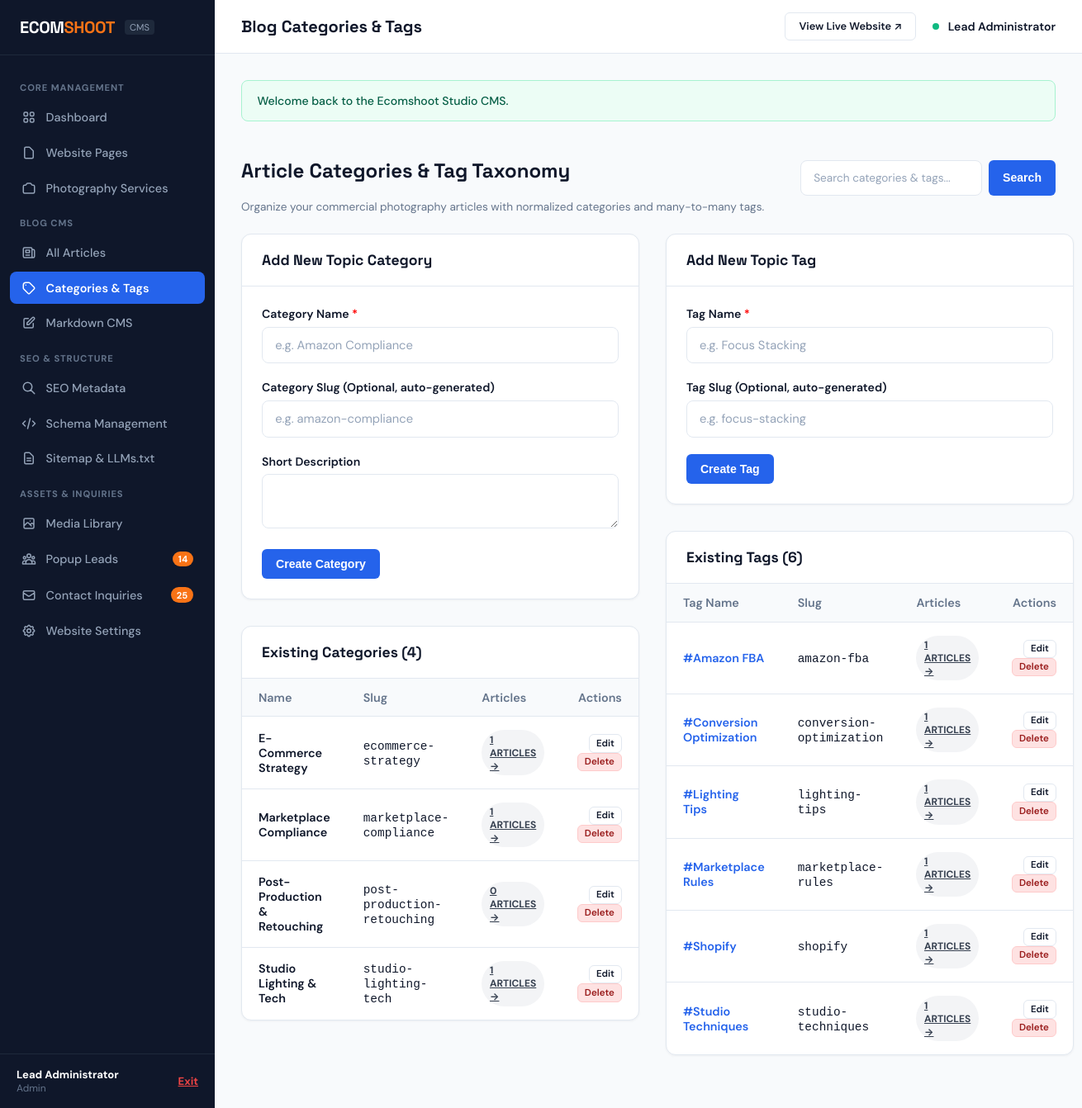
The app's page /admin/categories.php (signed in) with its own data.
### tables this page shows
CREATE TABLE `blog_categories` (
  `id` INT AUTO_INCREMENT PRIMARY KEY,
  `name` VARCHAR(100) NOT NULL,
  `slug` VARCHAR(100) NOT NULL UNIQUE,
  `description` TEXT NULL,
  `created_at` TIMESTAMP DEFAULT CURRENT_TIMESTAMP
);

CREATE TABLE `blog_tags` (
  `id` INT AUTO_INCREMENT PRIMARY KEY,
  `name` VARCHAR(50) NOT NULL UNIQUE,
  `slug` VARCHAR(50) NOT NULL UNIQUE
);

### config/config.php (called while the page is built, shortened)
<?php
require_once SERVICES_PATH . '/CSRF.php';
function e(?string $string): string {
    return htmlspecialchars($string ?? '', ENT_QUOTES, 'UTF-8');
}
function url(string $path = ''): string {
    $cleanPath = ltrim($path, '/');
    $cleanPath = preg_replace('/\.php$/i', '', $cleanPath);
    return BASE_URL . ($cleanPath ? '/' . $cleanPath : '');
}

### services/CSRF.php (called while the page is built, shortened)
<?php
class CSRF {
    private static string $sessionTokenKey = 'ecomshoot_csrf_token';
    public static function getToken(): string {
        return $_SESSION[self::$sessionTokenKey];
    }
    public static function token(): string {
        return self::getToken();
    }
}

### admin/categories.php (the view, shortened to what this page needs)
<?php
require_once __DIR__ . '/../config/config.php';
$db = Database::getInstance()->getConnection();
$searchQ = trim($_GET['q'] ?? '');
$catSql = "SELECT c.*, count(b.id) as blog_count
           FROM blog_categories c
           LEFT JOIN blogs b ON b.category_id = c.id";
$catSql .= " GROUP BY c.id ORDER BY c.name ASC";
$catStmt = $db->prepare($catSql);
if ($searchQ !== '') {
    $catStmt->execute(['q1' => "%$searchQ%", 'q2' => "%$searchQ%"]);
} else {
    $catStmt->execute();
}
$categories = $catStmt->fetchAll(PDO::FETCH_ASSOC);
$tagSql = "SELECT t.*, count(rel.blog_id) as blog_count
           FROM blog_tags t
           LEFT JOIN blog_tag_relations rel ON rel.tag_id = t.id";
$tagSql .= " GROUP BY t.id ORDER BY t.name ASC";
$tagStmt = $db->prepare($tagSql);
if ($searchQ !== '') {
    $tagStmt->execute(['q1' => "%$searchQ%", 'q2' => "%$searchQ%"]);
} else {
    $tagStmt->execute();
}
$tags = $tagStmt->fetchAll(PDO::FETCH_ASSOC);
$editCat = null;
$editTag = null;
require_once __DIR__ . '/includes/header.php';
?>
<div style="display: flex; justify-content: space-between; align-items: center; margin-bottom: 1.5rem; flex-wrap: wrap; gap: 1rem;">
  <div>
    <h2>Article Categories &amp; Tag Taxonomy</h2>
    <div style="font-size: 0.85rem; color: var(--admin-text-muted);">Organize your commercial photography articles with normalized categories and many-to-many tags.</div>
  </div>
  <div>
    <form action="<?= url('admin/categories.php') ?>" method="GET" style="display: flex; gap: 0.5rem;">
      <input type="text" name="q" value="<?= e($searchQ) ?>" placeholder="Search categories &amp; tags..." class="admin-form-control" style="font-size: 0.85rem; width: 220px;">
      <button type="submit" class="btn-admin btn-admin-primary">Search</button>
    </form>
  </div>
</div>
<div style="display: grid; grid-template-columns: 1fr 1fr; gap: 2rem;">
  <div>
    <div class="admin-card">
      <div class="admin-card-header">
        <div class="admin-card-title"><?= $editCat ? 'Edit Category: ' . e($editCat['name']) : 'Add New Topic Category' ?></div>
      </div>
      <div class="admin-card-body">
        <form action="<?= url('admin/categories.php') ?>" method="POST">
          <div class="admin-form-group">
            <label class="admin-form-label">Category Name <span style="color:red;">*</span></label>
            <input type="text" name="cat_name" value="<?= e($editCat['name'] ?? '') ?>" class="admin-form-control" placeholder="e.g. Amazon Compliance" required>
          </div>
          <div class="admin-form-group">
            <label class="admin-form-label">Category Slug (Optional, auto-generated)</label>
            <input type="text" name="cat_slug" value="<?= e($editCat['slug'] ?? '') ?>" class="admin-form-control" placeholder="e.g. amazon-compliance">
          </div>
          <div class="admin-form-group">
            <label class="admin-form-label">Short Description</label>
            <textarea name="cat_desc" class="admin-form-control" style="min-height: 60px;"><?= e($editCat['description'] ?? '') ?></textarea>
          </div>
          <button type="submit" class="btn-admin btn-admin-primary">
            <?= $editCat ? 'Update Category' : 'Create Category' ?>
          </button>
        </form>
      </div>
    </div>
    <div class="admin-card">
      <div class="admin-card-header">
        <div class="admin-card-title">Existing Categories (<?= count($categories) ?>)</div>
      </div>
      <div class="admin-card-body" style="padding: 0;">
        <table class="admin-table">
          <thead>
            <tr>
              <th>Name</th>
              <th>Slug</th>
              <th>Articles</th>
              <th style="text-align: right;">Actions</th>
            </tr>
          </thead>
          <tbody>
            <?php foreach ($categories as $cat): ?>
              <tr>
                <td style="font-weight: 600;"><?= e($cat['name']) ?></td>
                <td><code><?= e($cat['slug']) ?></code></td>
                <td>
                  <a href="<?= url('admin/blogs.php?cat_id=' . $cat['id']) ?>" class="status-pill status-draft" title="View articles in this category">
                    <?= $cat['blog_count'] ?> articles &rarr;
                  </a>
                </td>
                <td style="text-align: right;">
                  <a href="<?= url('admin/categories.php?edit_cat=' . $cat['id']) ?>" class="btn-admin btn-admin-outline" style="font-size: 0.72rem; padding: 0.2rem 0.5rem;">Edit</a>
                  <a href="<?= url('admin/categories.php?delete_cat=' . $cat['id'] . '&csrf=' . CSRF::token()) ?>"
                     class="btn-admin btn-admin-danger"
                     style="font-size: 0.72rem; padding: 0.2rem 0.5rem;"
                     onclick="return confirm('Delete category <?= e($cat['name']) ?>?');">Delete</a>
                </td>
              </tr>
            <?php endforeach; ?>
          </tbody>
        </table>
      </div>
    </div>
  </div>
  <div>
    <div class="admin-card">
      <div class="admin-card-header">
        <div class="admin-card-title"><?= $editTag ? 'Edit Tag: #' . e($editTag['name']) : 'Add New Topic Tag' ?></div>
      </div>
      <div class="admin-card-body">
        <form action="<?= url('admin/categories.php') ?>" method="POST">
          <div class="admin-form-group">
            <label class="admin-form-label">Tag Name <span style="color:red;">*</span></label>
            <input type="text" name="tag_name" value="<?= e($editTag['name'] ?? '') ?>" class="admin-form-control" placeholder="e.g. Focus Stacking" required>
          </div>
          <div class="admin-form-group">
            <label class="admin-form-label">Tag Slug (Optional, auto-generated)</label>
            <input type="text" name="tag_slug" value="<?= e($editTag['slug'] ?? '') ?>" class="admin-form-control" placeholder="e.g. focus-stacking">
          </div>
          <button type="submit" class="btn-admin btn-admin-primary">
            <?= $editTag ? 'Update Tag' : 'Create Tag' ?>
          </button>
        </form>
      </div>
    </div>
    <div class="admin-card">
      <div class="admin-card-header">
        <div class="admin-card-title">Existing Tags (<?= count($tags) ?>)</div>
      </div>
      <div class="admin-card-body" style="padding: 0;">
        <table class="admin-table">
          <thead>
            <tr>
              <th>Tag Name</th>
              <th>Slug</th>
              <th>Articles</th>
              <th style="text-align: right;">Actions</th>
            </tr>
          </thead>
          <tbody>
            <?php foreach ($tags as $t): ?>
              <tr>
                <td style="font-weight: 600;">
                  <span style="color: var(--admin-primary);">#<?= e($t['name']) ?></span>
                </td>
                <td><code><?= e($t['slug']) ?></code></td>
                <td>
                  <a href="<?= url('admin/blogs.php?tag_id=' . $t['id']) ?>" class="status-pill status-draft" title="Filter articles with this tag">
                    <?= $t['blog_count'] ?> articles &rarr;
                  </a>
                </td>
                <td style="text-align: right;">
                  <a href="<?= url('admin/categories.php?edit_tag=' . $t['id']) ?>" class="btn-admin btn-admin-outline" style="font-size: 0.72rem; padding: 0.2rem 0.5rem;">Edit</a>
                  <a href="<?= url('admin/categories.php?delete_tag=' . $t['id'] . '&csrf=' . CSRF::token()) ?>"
                     class="btn-admin btn-admin-danger"
                     style="font-size: 0.72rem; padding: 0.2rem 0.5rem;"
                     onclick="return confirm('Delete tag #<?= e($t['name']) ?>?');">Delete</a>
                </td>
              </tr>
            <?php endforeach; ?>
          </tbody>
        </table>
      </div>
    </div>
  </div>
</div>
<?php require_once __DIR__ . '/includes/footer.php'; ?>

### assets/css/admin.css (style rules this page uses)
:root { --admin-sidebar-width: 260px; --admin-header-height: 65px; --admin-bg: #F8FAFC; --admin-sidebar-bg: #0F172A; --admin-sidebar-hover: #1E293B; --admin-card-bg: #FFFFFF; --admin-border: #E2E8F0; --admin-text-main: #0F172A; --admin-text-muted: #64748B; --admin-primary: #2563EB; --admin-primary-hover: #1D4ED8; --admin-coral: #F97316; --admin-success: #10B981; --admin-danger: #EF4444; --admin-warning: #F59E0B; }
.admin-body h1, .admin-body h2, .admin-body h3, .admin-body h4, .admin-body h5, .admin-body h6, .admin-login-body h1, .admin-login-body h2, .admin-login-body h3, .admin-login-body h4, .admin-login-body h5, .admin-login-body h6 { color: var(--admin-text-main); font-family: 'Space Grotesk', -apple-system, sans-serif; font-weight: 700; }
.admin-body input, .admin-body select, .admin-body textarea, .admin-login-body input, .admin-login-body select, .admin-login-body textarea { color: #0F172A !important; background-color: #FFFFFF !important; font-family: 'DM Sans', -apple-system, sans-serif; }
body.admin-body { background-color: var(--admin-bg); color: var(--admin-text-main); font-family: 'DM Sans', -apple-system, BlinkMacSystemFont, sans-serif; margin: 0; display: flex; min-height: 100vh; }
.admin-card { background-color: var(--admin-card-bg); border: 1px solid var(--admin-border); border-radius: 12px; overflow: hidden; box-shadow: 0 1px 3px rgba(15, 23, 42, 0.05); margin-bottom: 2rem; }
.admin-card-header { padding: 1.25rem 1.5rem; border-bottom: 1px solid var(--admin-border); display: flex; align-items: center; justify-content: space-between; }
.admin-card-title { font-family: 'Space Grotesk', sans-serif; font-size: 1.1rem; font-weight: 700; }
.admin-card-body { padding: 1.5rem; }
.admin-table { width: 100%; border-collapse: collapse; text-align: left; font-size: 0.9rem; }
.admin-table th { background-color: #F8FAFC; padding: 0.85rem 1.25rem; font-weight: 600; color: var(--admin-text-muted); border-bottom: 1px solid var(--admin-border); }
.admin-table td { padding: 1rem 1.25rem; border-bottom: 1px solid var(--admin-border); vertical-align: middle; }
.admin-table tr:last-child td { border-bottom: none; }
.status-pill { display: inline-block; font-size: 0.75rem; font-weight: 700; padding: 0.2rem 0.6rem; border-radius: 9999px; text-transform: uppercase; }
.status-draft, .status-inactive { background-color: #F3F4F6; color: #374151; }
.btn-admin { display: inline-flex; align-items: center; gap: 0.4rem; padding: 0.55rem 1rem; font-size: 0.88rem; font-weight: 600; border-radius: 6px; border: 1px solid transparent; cursor: pointer; text-decoration: none; line-height: 1.2; }
.btn-admin-primary { background-color: var(--admin-primary); color: #FFFFFF; }
.btn-admin-danger { background-color: #FEE2E2; color: #991B1B; border-color: #FECACA; }
.btn-admin-outline { background-color: #FFFFFF; border-color: var(--admin-border); color: var(--admin-text-main); }
.admin-form-group { margin-bottom: 1.25rem; }
.admin-form-label { display: block; font-size: 0.88rem; font-weight: 600; color: var(--admin-text-main); margin-bottom: 0.4rem; }
.admin-form-control { width: 100%; box-sizing: border-box; padding: 0.7rem 0.95rem; background-color: #FFFFFF !important; color: #0F172A !important; border: 1px solid var(--admin-border); border-radius: 8px; font-family: inherit; font-size: 0.92rem; line-height: 1.4; transition: border-color 0.15s ease, box-shadow 0.15s ease; }
.admin-form-control::placeholder { color: #94A3B8 !important; }

### records on screen
blog_categories: name "E-Commerce Strategy", slug "ecommerce-strategy", blog_count "1"
blog_categories: name "Marketplace Compliance", slug "marketplace-compliance", blog_count "1"
blog_categories: name "Post-Production & Retouching", slug "post-production-retouching", blog_count "0"
blog_categories: name "Studio Lighting & Tech", slug "studio-lighting-tech", blog_count "1"
blog_tags: name "Amazon FBA", slug "amazon-fba", blog_count "1"
blog_tags: name "Conversion Optimization", slug "conversion-optimization", blog_count "1"
blog_tags: name "Lighting Tips", slug "lighting-tips", blog_count "1"
blog_tags: name "Marketplace Rules", slug "marketplace-rules", blog_count "1"
blog_tags: name "Shopify", slug "shopify", blog_count "1"
blog_tags: name "Studio Techniques", slug "studio-techniques", blog_count "1"

### other values on screen
$newLeadsCount "14"
$unreadCount "25"
$currentAdmin['name'] "Lead Administrator"
$currentAdmin['role'] "Admin"
$adminTitle "Blog Categories & Tags"
$flash['message'] "Welcome back to the Ecomshoot Studio CMS."
count($categories) "4"
count($tags) "6"
